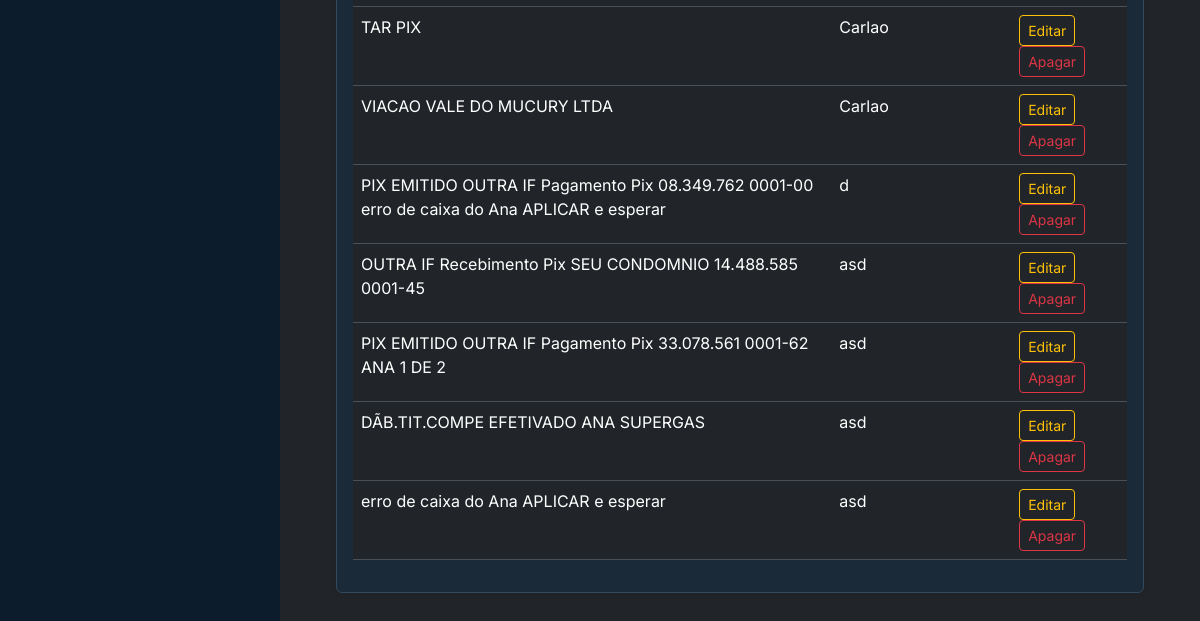
The app's page /regras/ (signed in, lower part), older data.
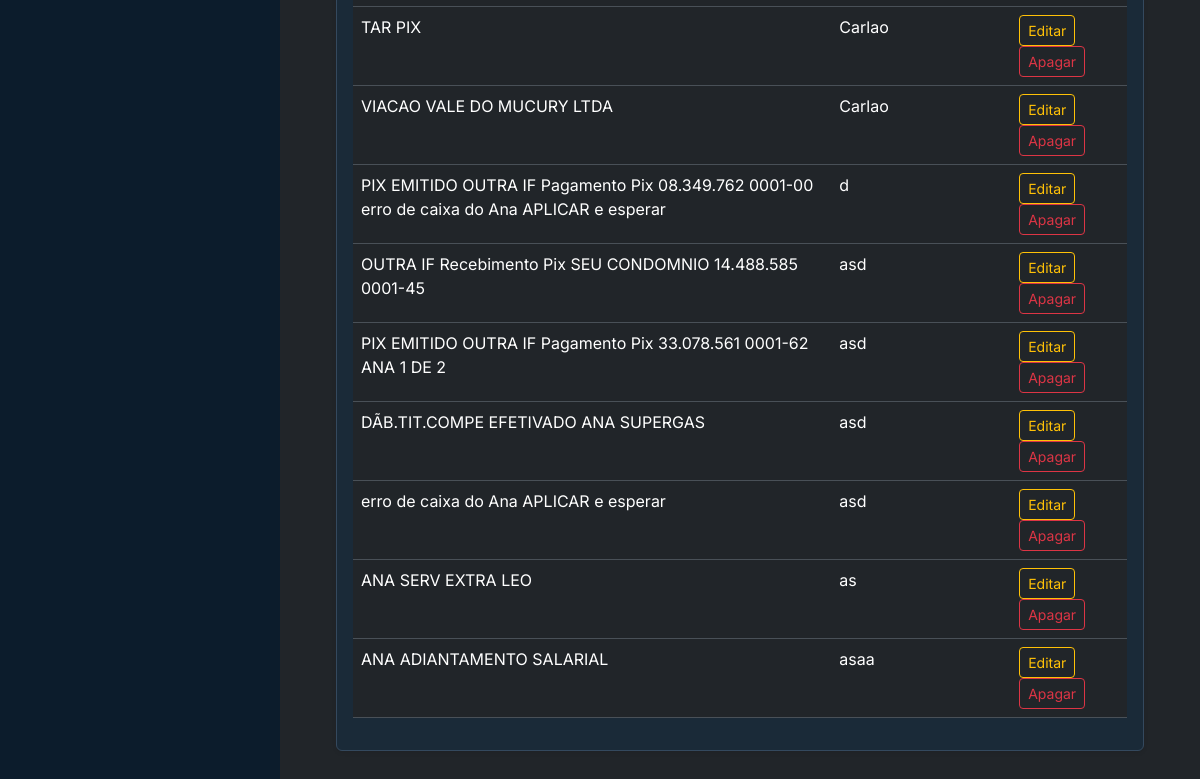
The same page, newer data.
### analisador/models.py (models this page shows, shortened)
class Regra(models.Model):
    usuario = models.ForeignKey(User, on_delete=models.CASCADE)
    palavra_chave = models.CharField(max_length=100)
    categoria = models.CharField(max_length=100)

### analisador/views.py (the view, shortened to what this page needs)
# urls.py: path('regras/', views.gerenciar_regras, name='gerenciar_regras'),
@login_required
def gerenciar_regras(request):
    extrato_id_origem = request.GET.get('from_report')
    regras_do_usuario = Regra.objects.filter(usuario=request.user)
    contexto = {
        'regras': regras_do_usuario,
        'active_page': 'regras',
        'extrato_id_origem': extrato_id_origem
    }
    return render(request, 'analisador/gerenciar_regras.html', contexto)

### analisador/templates/analisador/gerenciar_regras.html (shortened to what this page needs)
{% extends 'analisador/base.html' %}
{% block content %}
    <div class="card shadow-sm">
        <div class="card-body">
             <table class="table table-hover">
                <tbody>
                    <tbody>
                        {% for regra in regras %}
                        <tr>
                            <td>{{ regra.palavra_chave }}</td>
                            <td>{{ regra.categoria }}</td>
                            <td>
                                <a href="{% url 'editar_regra' regra_id=regra.id %}" class="btn btn-sm btn-outline-warning me-2">Editar</a>
                                <form action="{% url 'apagar_regra' regra_id=regra.id %}" method="POST" class="d-inline" onsubmit="return confirm('Tem certeza que deseja apagar esta regra?');">
                                    <button type="submit" class="btn btn-sm btn-outline-danger">Apagar</button>
                                </form>
                            </td>
                        </tr>
                        {% endfor %}
                    </tbody>
            </table>
        </div>
    </div>
{% endblock %}

Row changes from the older to the newer data that the page shows:
added Regra: palavra_chave "ANA SERV EXTRA LEO", categoria "as"
added Regra: palavra_chave "ANA ADIANTAMENTO SALARIAL", categoria "asaa"
